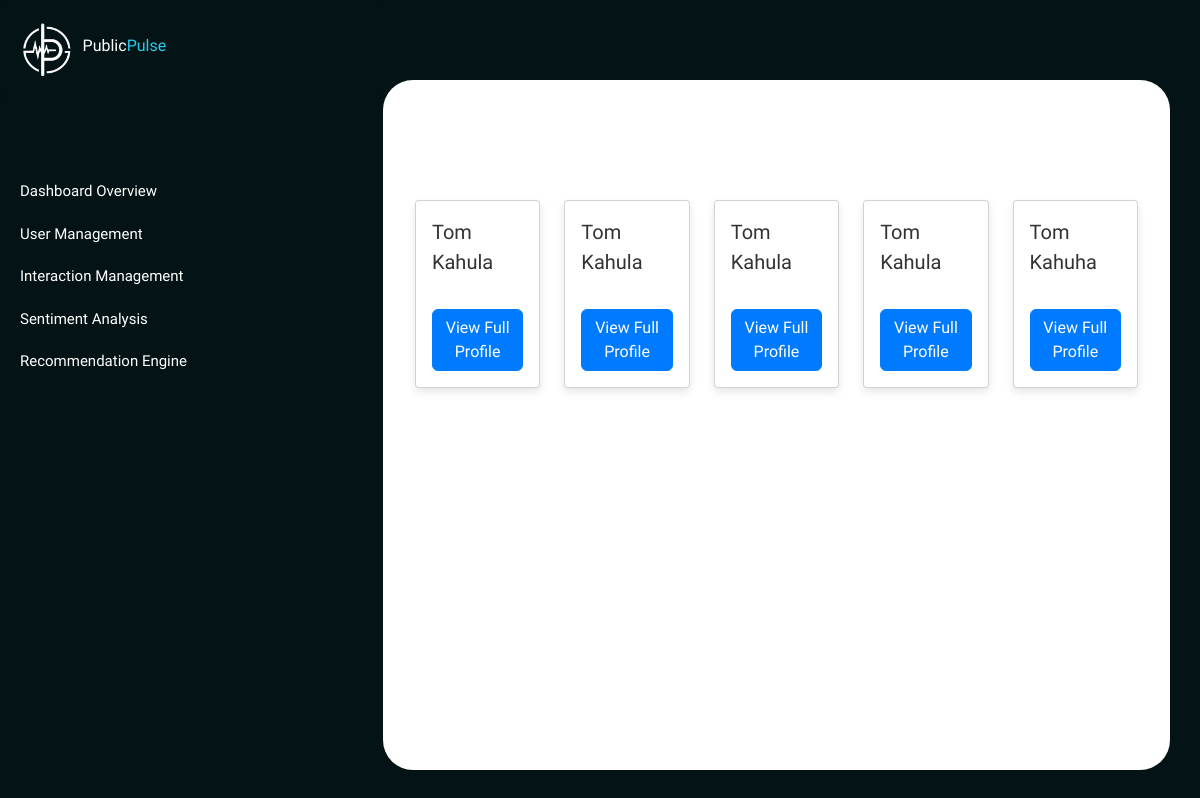
Page /pulse_admin/user_management on the earlier database version.
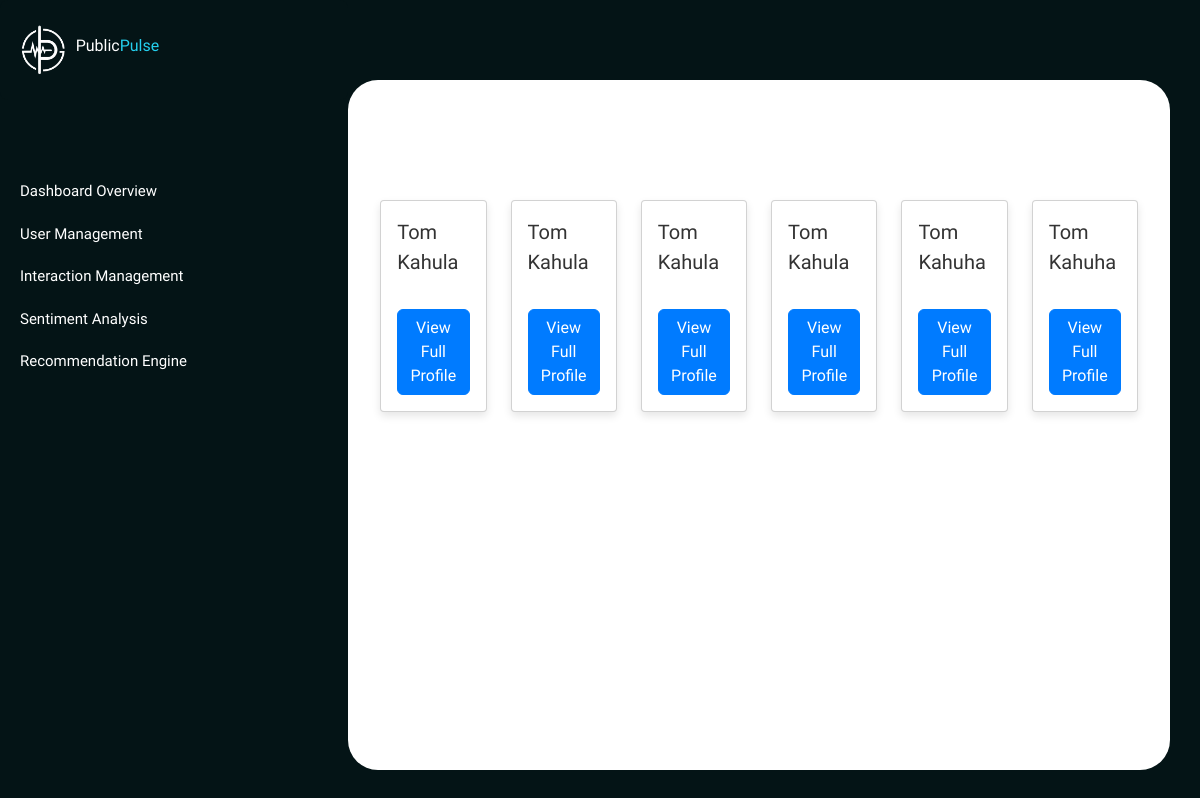
Same page on the later database version.
### chatbot/models.py (models this page shows, shortened)
class UserProfile(models.Model):
    user=models.ForeignKey(User, on_delete=models.CASCADE)
    first_name=models.CharField(max_length=100)
    last_name=models.CharField(max_length=100)
    email=models.EmailField(max_length=100)
    sub_county=models.CharField(max_length=100)
    ward=models.CharField(max_length=100)

### pulse_admin/views.py (the view)
# urls.py: path('user_management', views.user_management, name='user_management'),
def user_management(request):
    profiles=UserProfile.objects.all()
    return render(request, 'admin/user_management.html', {'profiles':profiles})

### templates/admin/user_management.html (shortened to what this page needs)
{% extends 'base.html' %}
{% block content %}
{% load static %}
<link rel="stylesheet" type="text/css" href="{% static 'admin.css' %}">
<div class="dashboard">
    <div class="admin-side sidebar">
        <div class="logo container">
            <img src="{% static 'Images/publicpulselogo.png' %}" alt="Public Pulse Logo">
            <a href="/">
                <h4>Public<span>Pulse</span></h4>
            </a>
        </div>
        <div class="sidebar-navigation">
            <a href="admin_dashboard">Dashboard Overview</a>
            <a href="user_management">User Management</a>
            <a href="interaction_management">Interaction Management</a>
            <a href="">Sentiment Analysis</a>
            <a href="#">Recommendation Engine</a>
        </div>
    </div>
    <div class="main">
        <div class="content">
            <div class="profiles container">
                <div class="row">
                    {% for profile in profiles %}
                    <div class="col">
                        <div class="card h-100">
                            <div class="card-body d-flex flex-column">
                                <div class="card-title">
                                    {{ profile.first_name }} {{ profile.last_name }}
                                </div>
                                <a href="{% url 'user_detail' user_id=profile.user.id %}" class="btn btn-primary mt-auto">
                                    View Full Profile
                                </a>
                            </div>
                        </div>
                    </div>
                    {% endfor %}
                </div>
            </div>
        </div>
    </div>
</div>
{% endblock %}

Differences in the rows shown:
added UserProfile: first_name "Tom", last_name "Kahuha"
